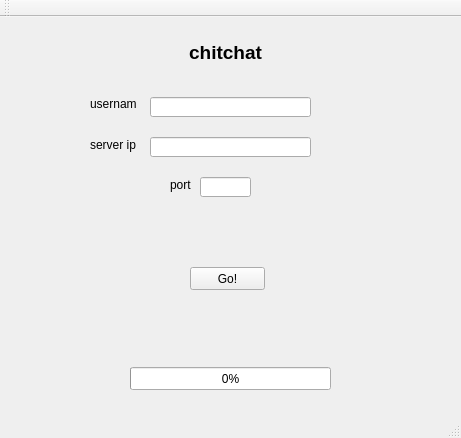
<?xml version="1.0" encoding="UTF-8"?>
<ui version="4.0">
 <class>MainWindow</class>
 <widget class="QMainWindow" name="MainWindow">
  <property name="geometry">
   <rect>
    <x>0</x>
    <y>0</y>
    <width>461</width>
    <height>438</height>
   </rect>
  </property>
  <property name="minimumSize">
   <size>
    <width>461</width>
    <height>438</height>
   </size>
  </property>
  <property name="windowTitle">
   <string>MainWindow</string>
  </property>
  <widget class="QWidget" name="centralWidget">
   <widget class="QPushButton" name="pushButton">
    <property name="geometry">
     <rect>
      <x>190</x>
      <y>250</y>
      <width>75</width>
      <height>23</height>
     </rect>
    </property>
    <property name="text">
     <string>Go!</string>
    </property>
   </widget>
   <widget class="QLabel" name="label">
    <property name="geometry">
     <rect>
      <x>90</x>
      <y>80</y>
      <width>47</width>
      <height>13</height>
     </rect>
    </property>
    <property name="text">
     <string>username</string>
    </property>
   </widget>
   <widget class="QLabel" name="label_2">
    <property name="geometry">
     <rect>
      <x>90</x>
      <y>120</y>
      <width>51</width>
      <height>16</height>
     </rect>
    </property>
    <property name="text">
     <string>server ip</string>
    </property>
   </widget>
   <widget class="QLabel" name="label_3">
    <property name="geometry">
     <rect>
      <x>160</x>
      <y>20</y>
      <width>131</width>
      <height>31</height>
     </rect>
    </property>
    <property name="text">
     <string>&lt;html&gt;&lt;head/&gt;&lt;body&gt;&lt;p align=&quot;center&quot;&gt;&lt;span style=&quot; font-size:14pt; font-weight:600;&quot;&gt;chitchat&lt;/span&gt;&lt;/p&gt;&lt;/body&gt;&lt;/html&gt;</string>
    </property>
   </widget>
   <widget class="QLineEdit" name="lineEdit">
    <property name="geometry">
     <rect>
      <x>150</x>
      <y>80</y>
      <width>161</width>
      <height>20</height>
     </rect>
    </property>
    <property name="maxLength">
     <number>20</number>
    </property>
   </widget>
   <widget class="QLineEdit" name="lineEdit_2">
    <property name="geometry">
     <rect>
      <x>150</x>
      <y>120</y>
      <width>161</width>
      <height>20</height>
     </rect>
    </property>
    <property name="maxLength">
     <number>16</number>
    </property>
   </widget>
   <widget class="QProgressBar" name="progressBar">
    <property name="geometry">
     <rect>
      <x>130</x>
      <y>350</y>
      <width>201</width>
      <height>23</height>
     </rect>
    </property>
    <property name="value">
     <number>0</number>
    </property>
   </widget>
   <widget class="QLineEdit" name="lineEdit_3">
    <property name="geometry">
     <rect>
      <x>200</x>
      <y>160</y>
      <width>51</width>
      <height>20</height>
     </rect>
    </property>
    <property name="maxLength">
     <number>4</number>
    </property>
   </widget>
   <widget class="QLabel" name="label_4">
    <property name="geometry">
     <rect>
      <x>170</x>
      <y>160</y>
      <width>21</width>
      <height>16</height>
     </rect>
    </property>
    <property name="text">
     <string>port</string>
    </property>
   </widget>
  </widget>
  <widget class="QToolBar" name="mainToolBar">
   <attribute name="toolBarArea">
    <enum>TopToolBarArea</enum>
   </attribute>
   <attribute name="toolBarBreak">
    <bool>false</bool>
   </attribute>
  </widget>
  <widget class="QStatusBar" name="statusBar"/>
 </widget>
 <layoutdefault spacing="6" margin="11"/>
 <resources/>
 <connections/>
</ui>
